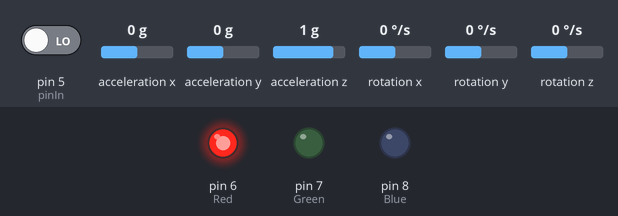
The sketch below on a simulated Arduino Uno, built with avr-gcc and run on an emulated ATmega328P. Parts: output pins drawn as LEDs (lit = HIGH). The inputs (shaded band) are chosen by the test bench; at power-on: pin 5 (pinIn) LOW, acceleration x 0 g, acceleration y 0 g, acceleration z 1 g, rotation x 0 °/s, rotation y 0 °/s, rotation z 0 °/s. No radio packets arrive unless stated; pins used as bus, display or sensor lines are not drawn; what the sketch prints to the serial monitor is not drawn.

Above: at 0.1 s.
At 0.6 s:
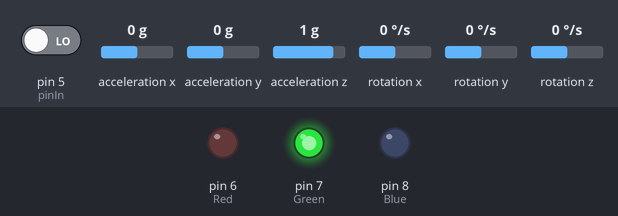
Timing chart, 0 to 2.1 s (numbered marks = the images above):
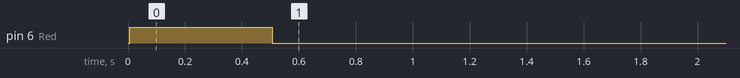

The sketch:

NanoStarRF_IMUQuat_debug.ino
```cpp
  // ########## Wireless Sensor Packet ##########
/*
John Gardiner & Gerardo Bledt for the 2014-2015 Virginia Tech Mechanical
Engineering Senior Design RoboHazMat Project.
 */

// #### Libraries ####
//From Starping
#include <SPI.h>
#include <EEPROM.h>
#include "nRF24L01.h"
#include "RF24.h"
#include "printf.h"

//from IMU Quat
#include "Wire.h"
#include "I2Cdev.h"
#include "MPU6050_6Axis_MotionApps20.h"

// Set up nRF24L01 radio on SPI bus plus pins 9 & 10
RF24 radio(9,10);

// Instantiate arrays with comm pipes
const uint64_t talking_pipes[5] = { 0xABCDABCD71LL, 0xF0F0F0F0C3LL, 0xF0F0F0F0B4LL, 0xF0F0F0F0A5LL, 0xF0F0F0F096LL };
const uint64_t listening_pipes[5] = { 0xABCDABCD71LL, 0x3A3A3A3AC3LL, 0x3A3A3A3AB4LL, 0x3A3A3A3AA5LL, 0x3A3A3A3A96LL };

//const uint64_t talking_pipes[5] = { 0xF0F0F0F0D2LL, 0xF0F0F0F0C3LL, 0xF0F0F0F0B4LL, 0xF0F0F0F0A5LL, 0xF0F0F0F096LL };
//const uint64_t listening_pipes[5] = { 0x3A3A3A3AD2LL, 0x3A3A3A3AC3LL, 0x3A3A3A3AB4LL, 0x3A3A3A3AA5LL, 0x3A3A3A3A96LL };

// Where in EEPROM is the address stored?
const uint8_t address_at_eeprom_location = 0;

// What is our address (SRAM cache of the address from EEPROM)
// Note that zero is an INVALID address.  The pong back unit takes address
// 1, and the rest are 2-6
uint8_t node_address; //Set the WSP ID Here

// #### Structures ####
// In the future, verification characters need to be added to ensure
// that, even with packet loss, the right numbers are being sent to
// the right channels.

// Wireless Packet Structure - quaternion and flex sensor
// Since the biceps do not have flex sensors, the will send a
// specified null value

typedef struct{
  int N; //Sender ID
  float W;// quaternion begin
  float X;
  float Y;
  float Z;// quaternion end
  float F;// Flex sensor
  int reset;
  int T; //Time sent
}
A_t;

//variable declarations
A_t wirelesspacket;

//IMU Quat stuff
//============================ Parameter Setup =============================
/* Defines and initializes the MPU9150 IMU sensor, the quaternion object,
 * the reset button pins, and the MPU control/status variables and buffers.
 */

// MPU objeject with 0x68 default I2C address
MPU6050 mpu;

// Initialize Quaternion
Quaternion q;           // [w, x, y, z]

// Reset button pins
const int pinOut = 1; //JRG - Had to change to 1 & 2, 11&13 used by SPI
const int pinIn = 5;

// MPU control / status variables
bool dmpReady = false;  // set true if DMP init was successful
uint8_t devStatus;      // return status after each device operation (0 = success, !0 = error)
uint16_t packetSize;    // expected DMP packet size (default is 42 bytes)
uint16_t fifoCount;     // count of all bytes currently in FIFO
uint8_t fifoBuffer[64]; // FIFO storage buffer


void setup(void)
{
  // LEDs
  pinMode(6, OUTPUT); //Red
  pinMode(7, OUTPUT); //Green
  pinMode(8, OUTPUT); //Blue

  // Wireless Setup //
  // Read the address from EEPROM
    uint8_t reading = EEPROM.read(address_at_eeprom_location);

    // If it is in a valid range for node addresses, it is the address.
    if ( reading >= 2 && reading <= 6 )
      node_address = reading;

    // Otherwise, it is invalid, so set our address to 0. Readings cannot be sent.
    else
    {
      node_address = 0;
    }

  // Print information
  Serial.begin(115200);
  Serial.print("This is a Wireless Sensor Packet. It's address is: ");
  Serial.println(node_address);

  // Setup and configure rf radio
  radio.begin();
  radio.setDataRate(RF24_250KBPS); // Both endpoints must have this set the same
  radio.setAutoAck(false);       // Either endpoint can set to false to disable ACKs

  // Write on our talking pipe
  radio.openWritingPipe(talking_pipes[node_address-2]);
  // Listen on our listening pipe
  radio.openReadingPipe(1,listening_pipes[node_address-2]);

  // Show the details of the radio
  printf_begin();
  radio.printDetails();

  //Initializing values - will be sent as confirmation
  wirelesspacket.N = node_address;
  wirelesspacket.W = 1;
  wirelesspacket.X = 2;
  wirelesspacket.Y = 3;
  wirelesspacket.Z = 4;
  wirelesspacket.F = 5;

  // ##### IMU Quat #####
  // Begin I2C communication
  Wire.begin();

  // Initialize reset button
  pinMode(pinOut, OUTPUT);
  pinMode(pinIn, INPUT);
  digitalWrite(pinOut, HIGH);

  // Initialize IMU
  Serial.println(F("Initializing I2C devices..."));
  mpu.initialize();
  digitalWrite(6, HIGH);

  // Load and configure the DMP
  Serial.println(F("Initializing DMP..."));
  devStatus = mpu.dmpInitialize();
  digitalWrite(6, LOW);
  delay(10);
  //digitalWrite(8, HIGH);
  analogWrite(8,220);

  // Make sure it worked (returns 0 if so)
  if (devStatus == 0) {
      // Turn on the DMP, now that it's ready
      Serial.println(F("Enabling DMP..."));
      mpu.setDMPEnabled(true);

      // Set our DMP Ready flag so the main loop() function knows it's okay to use it
      dmpReady = true;

      // Get expected DMP packet size for later comparison
      packetSize = mpu.dmpGetFIFOPacketSize();

      // Send confirmation of IMU initialization
      Serial.println("Sending setup confirmation...");
      radio.write( &wirelesspacket, sizeof(wirelesspacket) );
  } else {
      // ERROR!
  }
  //digitalWrite(8, LOW);
  analogWrite(8,0);
  delay(10);
  //digitalWrite(7, HIGH);
  analogWrite(7,150);

}

void loop(void)
{
  // IMU Communication //
  // Resets length
  while (fifoCount < packetSize) fifoCount = mpu.getFIFOCount();
  Serial.print("FIFO Count Over | ");Serial.println(millis());
  // Get current FIFO count
  fifoCount = mpu.getFIFOCount();

  // Check for overflow (this should never happen unless our code is too inefficient)
  if (fifoCount >= 1024) {
      // Reset so we can continue cleanly
      mpu.resetFIFO();
      Serial.print("FIFO Reset | ");Serial.println(millis());
  }

  Serial.print("Start Wait | ");Serial.println(millis());
  // Wait for correct available data length, should be a VERY short wait
  while (fifoCount < packetSize) fifoCount = mpu.getFIFOCount();
  Serial.print("Finish Wait | ");Serial.println(millis());

  // Read a packet from FIFO
  mpu.getFIFOBytes(fifoBuffer, packetSize);
  Serial.print("Packet Read | ");Serial.println(millis());

  // Track FIFO count here in case there is > 1 packet available
  // (this lets us immediately read more without waiting for an interrupt)
  fifoCount -= packetSize;

  // Display quaternion values in easy matrix form: w x y z
  mpu.dmpGetQuaternion(&q, fifoBuffer);
  Serial.print("Got Quaternion | ");Serial.println(millis());

  // Reset button status
  int reset = digitalRead(pinIn);

  /* Serial debug
  // Creates the communication protocol
  Serial.print("$");
  Serial.print(q.w);Serial.print("#");
  Serial.print(q.x);Serial.print("%");
  Serial.print(q.y);Serial.print("&");
  Serial.print(q.z);Serial.print("@");
  Serial.print(reset);Serial.println("!");
  */

  if (node_address != 0){
    // Wireless Comm //
    //Packaging the data into the data structure
    wirelesspacket.N = node_address;
    wirelesspacket.W = q.w;
    wirelesspacket.X = q.x;
    wirelesspacket.Y = q.y;
    wirelesspacket.Z = q.z;
    wirelesspacket.F = 0; //Will be changed to analog readn
    wirelesspacket.T = 0;

    //Send the data packet
    Serial.print("Attempting to Send Packet | "); Serial.println(millis());
    radio.write( &wirelesspacket, sizeof(wirelesspacket) );
    Serial.print("Packet Sent | ");Serial.println(millis());
  }
  //Setting the address
//  if (Serial.available())
//  {
//    // If the character on serial input is in a valid range...
//    char c = Serial.read();
//    if ( c >= '1' && c <= '6' )
//    {
//      // It is our address
//      EEPROM.write(address_at_eeprom_location,c-'0');
//
//      // And we are done right now (no easy way to soft reset)
//      printf("\n\rManually reset address to: %c\n\rPress RESET to continue!",c);
//    }
//  }
}
```
